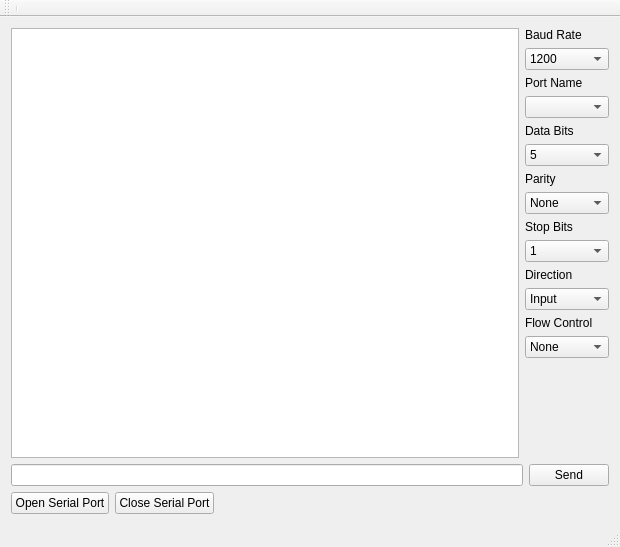
<?xml version="1.0" encoding="UTF-8"?>
<ui version="4.0">
 <class>MainWindow</class>
 <widget class="QMainWindow" name="MainWindow">
  <property name="geometry">
   <rect>
    <x>0</x>
    <y>0</y>
    <width>620</width>
    <height>547</height>
   </rect>
  </property>
  <property name="windowTitle">
   <string>I Like Cake!</string>
  </property>
  <widget class="QWidget" name="centralWidget">
   <layout class="QGridLayout" name="gridLayout">
    <item row="0" column="0">
     <layout class="QHBoxLayout" name="horizontalLayout_3">
      <item>
       <widget class="wTerm" name="outputPane">
        <property name="font">
         <font>
          <family>Monospace</family>
          <pointsize>12</pointsize>
         </font>
        </property>
        <property name="readOnly">
         <bool>true</bool>
        </property>
       </widget>
      </item>
      <item>
       <layout class="QVBoxLayout" name="verticalLayout">
        <item>
         <widget class="QLabel" name="label_1">
          <property name="text">
           <string>Baud Rate</string>
          </property>
          <property name="buddy">
           <cstring>baudBox</cstring>
          </property>
         </widget>
        </item>
        <item>
         <widget class="QComboBox" name="baudBox">
          <item>
           <property name="text">
            <string>1200</string>
           </property>
          </item>
          <item>
           <property name="text">
            <string>2400</string>
           </property>
          </item>
          <item>
           <property name="text">
            <string>4800</string>
           </property>
          </item>
          <item>
           <property name="text">
            <string>9600</string>
           </property>
          </item>
          <item>
           <property name="text">
            <string>19200</string>
           </property>
          </item>
          <item>
           <property name="text">
            <string>38400</string>
           </property>
          </item>
          <item>
           <property name="text">
            <string>57600</string>
           </property>
          </item>
          <item>
           <property name="text">
            <string>115200</string>
           </property>
          </item>
         </widget>
        </item>
        <item>
         <widget class="QLabel" name="label_2">
          <property name="text">
           <string>Port Name</string>
          </property>
          <property name="buddy">
           <cstring>portnameBox</cstring>
          </property>
         </widget>
        </item>
        <item>
         <widget class="QComboBox" name="portnameBox">
          <property name="statusTip">
           <string/>
          </property>
          <property name="accessibleDescription">
           <string/>
          </property>
         </widget>
        </item>
        <item>
         <widget class="QLabel" name="label_3">
          <property name="text">
           <string>Data Bits</string>
          </property>
          <property name="buddy">
           <cstring>databitsBox</cstring>
          </property>
         </widget>
        </item>
        <item>
         <widget class="QComboBox" name="databitsBox">
          <item>
           <property name="text">
            <string>5</string>
           </property>
          </item>
          <item>
           <property name="text">
            <string>6</string>
           </property>
          </item>
          <item>
           <property name="text">
            <string>7</string>
           </property>
          </item>
          <item>
           <property name="text">
            <string>8</string>
           </property>
          </item>
         </widget>
        </item>
        <item>
         <widget class="QLabel" name="label_4">
          <property name="text">
           <string>Parity</string>
          </property>
          <property name="buddy">
           <cstring>parityBox</cstring>
          </property>
         </widget>
        </item>
        <item>
         <widget class="QComboBox" name="parityBox">
          <item>
           <property name="text">
            <string>None</string>
           </property>
          </item>
          <item>
           <property name="text">
            <string>Even</string>
           </property>
          </item>
          <item>
           <property name="text">
            <string>Odd</string>
           </property>
          </item>
          <item>
           <property name="text">
            <string>Space</string>
           </property>
          </item>
          <item>
           <property name="text">
            <string>Mark</string>
           </property>
          </item>
         </widget>
        </item>
        <item>
         <widget class="QLabel" name="label_5">
          <property name="text">
           <string>Stop Bits</string>
          </property>
          <property name="buddy">
           <cstring>stopbitsBox</cstring>
          </property>
         </widget>
        </item>
        <item>
         <widget class="QComboBox" name="stopbitsBox">
          <item>
           <property name="text">
            <string>1</string>
           </property>
          </item>
          <item>
           <property name="text">
            <string>2</string>
           </property>
          </item>
         </widget>
        </item>
        <item>
         <widget class="QLabel" name="label_7">
          <property name="text">
           <string>Direction</string>
          </property>
          <property name="buddy">
           <cstring>directionBox</cstring>
          </property>
         </widget>
        </item>
        <item>
         <widget class="QComboBox" name="directionBox">
          <item>
           <property name="text">
            <string>Input</string>
           </property>
          </item>
          <item>
           <property name="text">
            <string>Output</string>
           </property>
          </item>
          <item>
           <property name="text">
            <string>In/Out</string>
           </property>
          </item>
         </widget>
        </item>
        <item>
         <widget class="QLabel" name="label_6">
          <property name="text">
           <string>Flow Control</string>
          </property>
          <property name="buddy">
           <cstring>flowcontrolBox</cstring>
          </property>
         </widget>
        </item>
        <item>
         <widget class="QComboBox" name="flowcontrolBox">
          <item>
           <property name="text">
            <string>None</string>
           </property>
          </item>
          <item>
           <property name="text">
            <string>Hardware</string>
           </property>
          </item>
          <item>
           <property name="text">
            <string>Software</string>
           </property>
          </item>
         </widget>
        </item>
        <item>
         <spacer name="verticalSpacer">
          <property name="orientation">
           <enum>Qt::Vertical</enum>
          </property>
          <property name="sizeHint" stdset="0">
           <size>
            <width>20</width>
            <height>74</height>
           </size>
          </property>
         </spacer>
        </item>
       </layout>
      </item>
     </layout>
    </item>
    <item row="1" column="0">
     <layout class="QHBoxLayout" name="horizontalLayout_2">
      <item>
       <widget class="QLineEdit" name="sendLine"/>
      </item>
      <item>
       <widget class="QPushButton" name="sendLineButton">
        <property name="text">
         <string>Send</string>
        </property>
       </widget>
      </item>
     </layout>
    </item>
    <item row="2" column="0">
     <layout class="QHBoxLayout" name="horizontalLayout">
      <item>
       <widget class="QPushButton" name="openPortButton">
        <property name="text">
         <string>Open Serial Port</string>
        </property>
       </widget>
      </item>
      <item>
       <widget class="QPushButton" name="closePortButton">
        <property name="text">
         <string>Close Serial Port</string>
        </property>
       </widget>
      </item>
      <item>
       <spacer name="horizontalSpacer">
        <property name="orientation">
         <enum>Qt::Horizontal</enum>
        </property>
        <property name="sizeHint" stdset="0">
         <size>
          <width>40</width>
          <height>20</height>
         </size>
        </property>
       </spacer>
      </item>
     </layout>
    </item>
   </layout>
  </widget>
  <widget class="QToolBar" name="mainToolBar">
   <attribute name="toolBarArea">
    <enum>TopToolBarArea</enum>
   </attribute>
   <attribute name="toolBarBreak">
    <bool>false</bool>
   </attribute>
   <addaction name="separator"/>
  </widget>
  <widget class="QStatusBar" name="statusBar"/>
 </widget>
 <layoutdefault spacing="6" margin="11"/>
 <customwidgets>
  <customwidget>
   <class>wTerm</class>
   <extends>QPlainTextEdit</extends>
   <header location="global">wterm.h</header>
  </customwidget>
 </customwidgets>
 <resources/>
 <connections/>
</ui>
